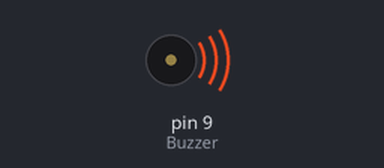
Bench run of a sketch on a simulated Arduino Uno, built with avr-gcc and run on an emulated ATmega328P. On the bench: buzzer (waves = sounding).

Above: at 0.2 s.
Timing chart, 0 to 4.6 s (numbered marks = the images above):
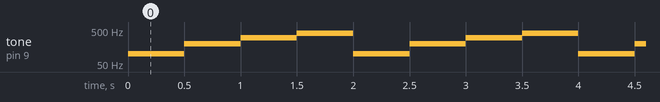

The sketch:

Passive_Buzzer.ino
```cpp
int Buzzer = 9; // 수동부저 pin 세팅

void setup() {
    pinMode(Buzzer,OUTPUT);
}

void loop()
{
    tone(Buzzer,100);   // 주파수 100의 소리를 출력
    delay(500);

    tone(Buzzer,200);   // 주파수 200의 소리를 출력
    delay(500);

    tone(Buzzer,300);   // 주파수 300의 소리를 출력
    delay(500);

    tone(Buzzer,400);   // 주파수 400의 소리를 출력
    delay(500);
}
```

Measured:
- by itself, tone on pin 9 (Buzzer): repeats every 2.0 s: 200 Hz 0.50 s, 300 Hz 0.50 s, 400 Hz 0.50 s, 100 Hz 0.50 s
